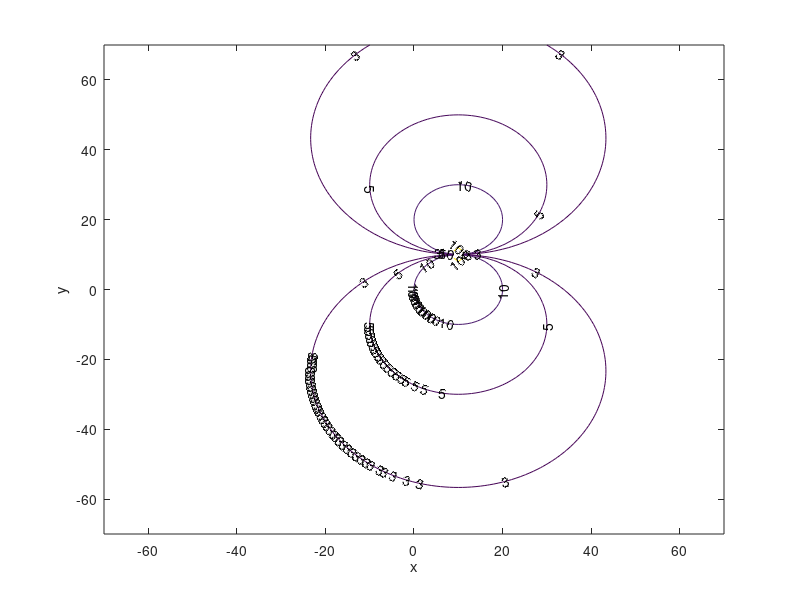
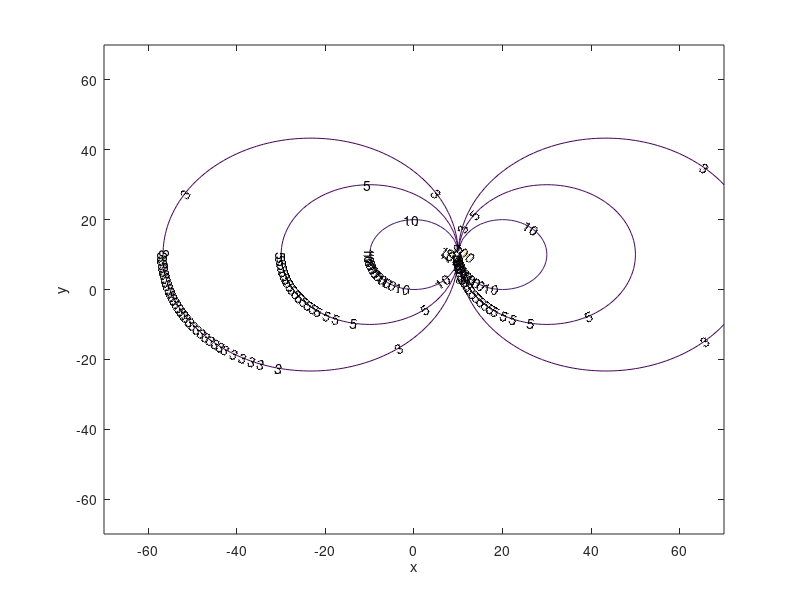
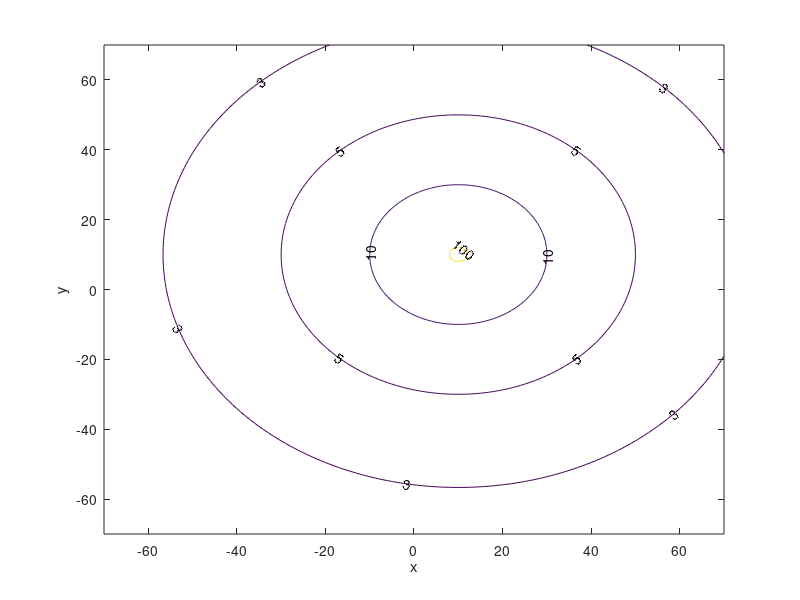

Reproduce these figures in MATLAB, in order.
close all
clear all

x=-70:1:70;
y=-70:1:70;
[X, Y]=meshgrid(x, y);
mu=4*10^(-7);
I=1000;
B= mu.*(I)./(2.*sqrt(((X-10).^2+(Y-10).^2)));
Bx=B.*((Y-10)./(sqrt((X-10).^2+(Y-10).^2)));
By=B.*((X-10)./(sqrt((X-10).^2+(Y-10).^2)));
Btot=sqrt(Bx.^2+By.^2);

figure
c = contour(X, Y, 1e6*abs(Bx), [3 5 10 100]);
xlabel('x');ylabel('y');clabel(c)

figure
c1 = contour(X, Y, 1e6*abs(By), [3 5 10 100]);
xlabel('x');ylabel('y'); clabel(c1)

figure
c2 = contour(X, Y, 1e6*abs(Btot), [3 5 10 100]);
xlabel('x');ylabel('y'); clabel(c2)